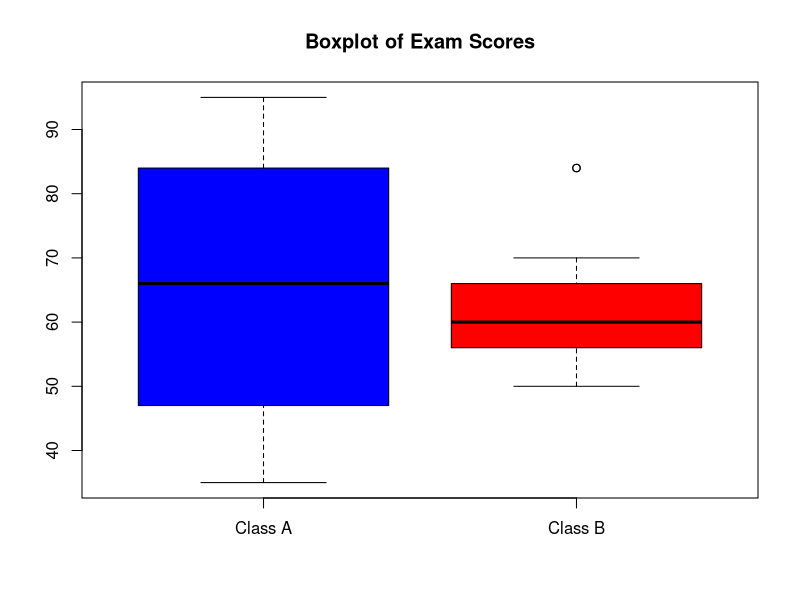

Source code (R):
class_A=c(76,35,47,64,95,66,89,36,84,76,35,47,64,95,66,89,36,84)
class_B=c(51,56,84,60,59,70,63,66,50,51,56,84,60,59,70,63,66,50)
Medianca=median(class_A)
Mediancb=median(class_B)
Meanca=mean(class_A)
Meancb=mean(class_B)
Rangeca=max(class_A)-min(class_A)
Rangecb=max(class_B)-min(class_B)
cat("Class_A Mean= ",Meanca," Class_A Median= ",Medianca," Class_A Range= ",Rangeca,"\n")
cat("Class_B Mean= ",Meancb," Class_B Median= ",Mediancb," Class_B Range= ",Rangecb,"\n")
if(Meanca>Meancb)
{
  print("Mean of Class A is greater")
}else
{
  print("Mean of Class B is greater")
}
if(Medianca>Mediancb)
{
  print("Median of Class A is greater")
}else
{
  print("Median of Class B is greater")
}
if(Rangeca>Rangecb)
{
  print("Range of Class A is greater")
}else
{
  print("Range of Class B is greater")
}
boxplot(class_A,class_B,names = c("Class A","Class B"),
        col=c("blue","red"),main="Boxplot of Exam Scores")
